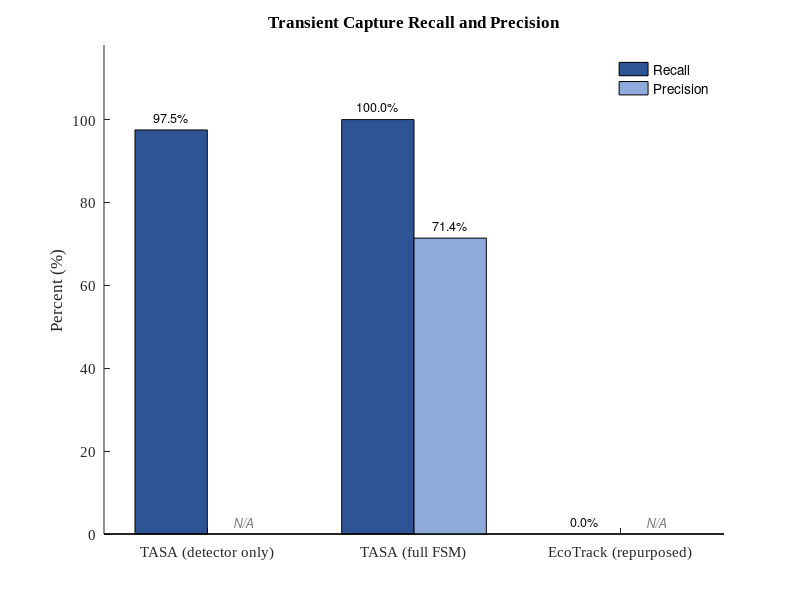
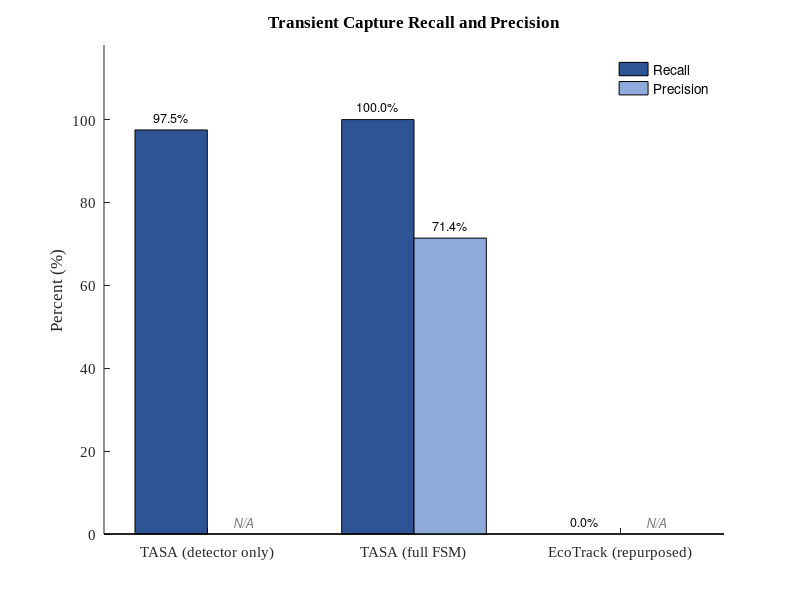

Reproduce these figures in MATLAB, in order.
%% Figure: Transient capture recall and precision

labels = {'TASA (detector only)', 'TASA (full FSM)', 'EcoTrack (repurposed)'};
recall    = [97.5, 100, 0];
precision = [0,    71.4, 0];       % 0 used as placeholder for N/A entries
has_precision = [false, true, false];  % track which bars get a real label

figure('Position', [100 100 650 400]);
x = 1:3;
width = 0.35;

hold on;
bR = bar(x - width/2, recall, width, 'FaceColor', [0.18 0.33 0.59]);
bP = bar(x + width/2, precision, width, 'FaceColor', [0.56 0.67 0.86]);
hold off;

set(gca, 'XTick', x, 'XTickLabel', labels);
ylabel('Percent (%)');
title('Transient Capture Recall and Precision');
ylim([0 118]);
legend([bR bP], {'Recall', 'Precision'}, 'Location', 'northeast', 'Box', 'off');
box off;

% Value labels
for i = 1:3
    text(x(i) - width/2, recall(i) + 3, sprintf('%.1f%%', recall(i)), ...
        'HorizontalAlignment', 'center', 'FontSize', 9);
    if has_precision(i)
        text(x(i) + width/2, precision(i) + 3, sprintf('%.1f%%', precision(i)), ...
            'HorizontalAlignment', 'center', 'FontSize', 9);
    else
        text(x(i) + width/2, 3, 'N/A', ...
            'HorizontalAlignment', 'center', 'FontSize', 9, ...
            'FontAngle', 'italic', 'Color', [0.5 0.5 0.5]);
    end
end

set(gca, 'FontName', 'Times New Roman', 'FontSize', 11);
exportgraphics(gcf, 'fig_recall_precision.pdf', 'ContentType', 'vector');
exportgraphics(gcf, 'fig_recall_precision.png', 'Resolution', 300);
